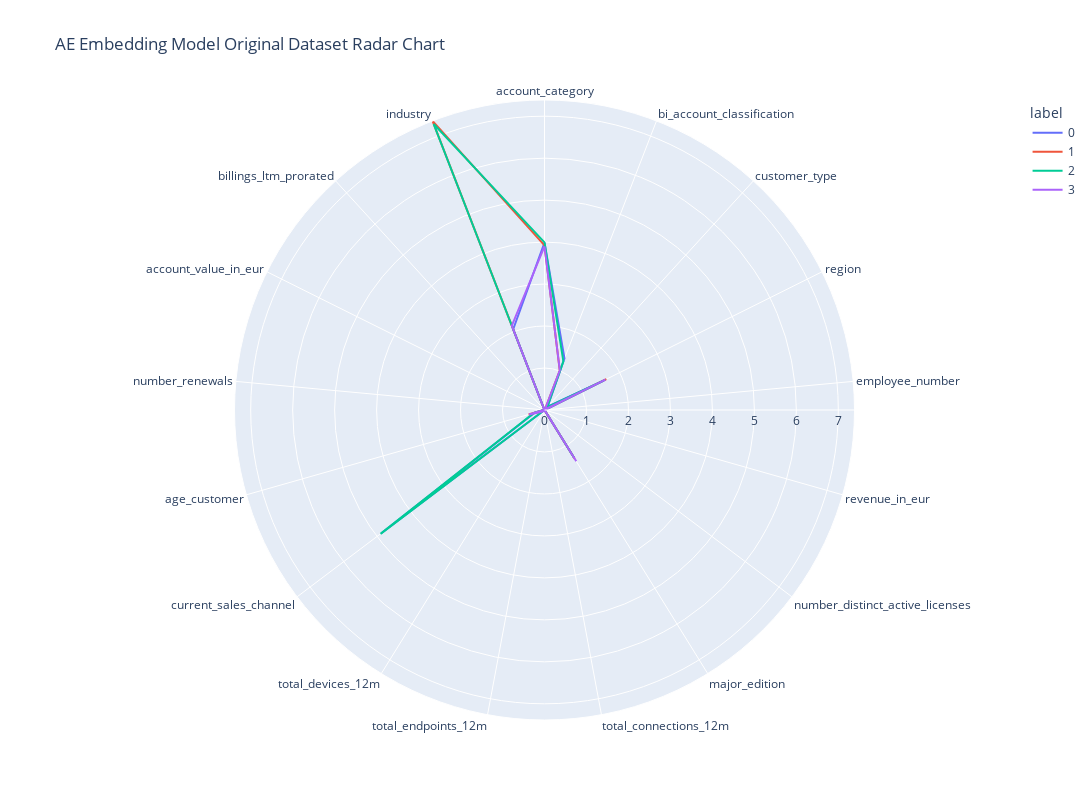

The notebook cell this image was saved under:
### Code cell
clusters=pd.DataFrame(features, columns=features_df.columns)
clusters['label']=kmeans.labels_
polar=clusters.groupby("label").mean().reset_index()
polar=pd.melt(polar,id_vars=["label"])
fig = px.line_polar(polar, r="value", theta="variable", color="label", 
                    line_close=True,
                    height=800,
                    width=1200, 
                    title="AE Embedding Model Original Dataset Radar Chart")
fig.show()

### Figure 1 — Plotly figure (JSON) as saved in the notebook; plotly's stock layout.template omitted (floating-point values rounded to 4 significant figures)
{"data": [{"hovertemplate": "label=0<br>value=%{r}<br>variable=%{theta}<extra></extra>", "legendgroup": "0", "line": {"color": "#636efa", "dash": "solid"}, "marker": {"symbol": "circle"}, "mode": "lines", "name": "0", "r": [3.991, 1.317, 0.1117, 1.625, 0.0007125, 0.0003831, 0.002442, 1.324, 0.0008004, 0.001052, 0.0009165, 4.872, 0.2525, 0.01655, 0.001445, 0.001009, 2.062, 3.991], "showlegend": true, "subplot": "polar", "theta": ["account_category", "bi_account_classification", "customer_type", "region", "employee_number", "revenue_in_eur", "number_distinct_active_licenses", "major_edition", "total_connections_12m", "total_endpoints_12m", "total_devices_12m", "current_sales_channel", "age_customer", "number_renewals", "account_value_in_eur", "billings_ltm_prorated", "industry", "account_category"], "type": "scatterpolar"}, {"hovertemplate": "label=1<br>value=%{r}<br>variable=%{theta}<extra></extra>", "legendgroup": "1", "line": {"color": "#EF553B", "dash": "solid"}, "marker": {"symbol": "circle"}, "mode": "lines", "name": "1", "r": [3.923, 1.008, 0.0149, 1.646, 0.000464, 0.000195, 0.006192, 1.366, 0.002582, 0.003989, 0.002283, 0.04348, 0.3941, 0.01943, 0.003282, 0.002182, 7.386, 3.923], "showlegend": true, "subplot": "polar", "theta": ["account_category", "bi_account_classification", "customer_type", "region", "employee_number", "revenue_in_eur", "number_distinct_active_licenses", "major_edition", "total_connections_12m", "total_endpoints_12m", "total_devices_12m", "current_sales_channel", "age_customer", "number_renewals", "account_value_in_eur", "billings_ltm_prorated", "industry", "account_category"], "type": "scatterpolar"}, {"hovertemplate": "label=2<br>value=%{r}<br>variable=%{theta}<extra></extra>", "legendgroup": "2", "line": {"color": "#00cc96", "dash": "solid"}, "marker": {"symbol": "circle"}, "mode": "lines", "name": "2", "r": [3.994, 1.244, 0.0943, 1.572, 0.0004318, 0.0002391, 0.002593, 1.332, 0.000838, 0.001284, 0.0008987, 4.895, 0.2615, 0.01664, 0.00143, 0.0009667, 7.307, 3.994], "showlegend": true, "subplot": "polar", "theta": ["account_category", "bi_account_classification", "customer_type", "region", "employee_number", "revenue_in_eur", "number_distinct_active_licenses", "major_edition", "total_connections_12m", "total_endpoints_12m", "total_devices_12m", "current_sales_channel", "age_customer", "number_renewals", "account_value_in_eur", "billings_ltm_prorated", "industry", "account_category"], "type": "scatterpolar"}, {"hovertemplate": "label=3<br>value=%{r}<br>variable=%{theta}<extra></extra>", "legendgroup": "3", "line": {"color": "#ab63fa", "dash": "solid"}, "marker": {"symbol": "circle"}, "mode": "lines", "name": "3", "r": [3.897, 1.01, 0.01792, 1.622, 0.000854, 0.0005006, 0.006051, 1.437, 0.002443, 0.003347, 0.002474, 0.05926, 0.3827, 0.01899, 0.003571, 0.002443, 2.155, 3.897], "showlegend": true, "subplot": "polar", "theta": ["account_category", "bi_account_classification", "customer_type", "region", "employee_number", "revenue_in_eur", "number_distinct_active_licenses", "major_edition", "total_connections_12m", "total_endpoints_12m", "total_devices_12m", "current_sales_channel", "age_customer", "number_renewals", "account_value_in_eur", "billings_ltm_prorated", "industry", "account_category"], "type": "scatterpolar"}], "layout": {"height": 800, "legend": {"title": {"text": "label"}, "tracegroupgap": 0}, "polar": {"angularaxis": {"direction": "clockwise", "rotation": 90}, "domain": {"x": [0, 1], "y": [0, 1]}}, "title": {"text": "AE Embedding Model Original Dataset Radar Chart"}, "width": 1200}}
